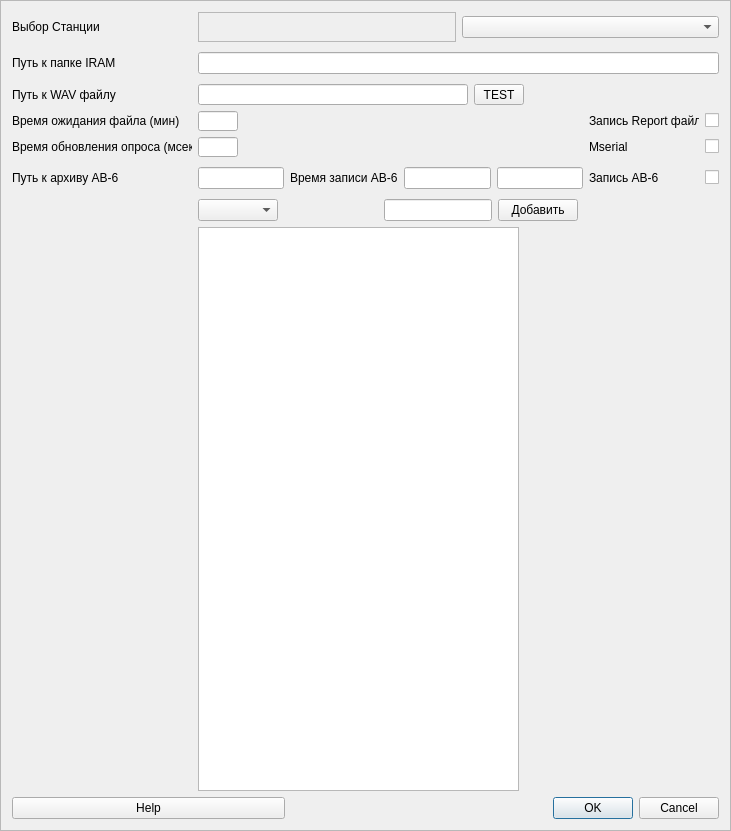
<?xml version="1.0" encoding="UTF-8"?>
<ui version="4.0">
 <class>Settings</class>
 <widget class="QFrame" name="Settings">
  <property name="geometry">
   <rect>
    <x>0</x>
    <y>0</y>
    <width>731</width>
    <height>831</height>
   </rect>
  </property>
  <property name="maximumSize">
   <size>
    <width>731</width>
    <height>831</height>
   </size>
  </property>
  <property name="windowTitle">
   <string>Настройки</string>
  </property>
  <property name="windowIcon">
   <iconset>
    <normaloff>../../.designer/backup/icons/icons8-settings-24.png</normaloff>../../.designer/backup/icons/icons8-settings-24.png</iconset>
  </property>
  <property name="frameShape">
   <enum>QFrame::StyledPanel</enum>
  </property>
  <layout class="QGridLayout" name="gridLayout_2">
   <item row="0" column="0" colspan="2">
    <layout class="QGridLayout" name="gridLayout">
     <item row="3" column="0">
      <widget class="QLabel" name="label_3">
       <property name="minimumSize">
        <size>
         <width>180</width>
         <height>0</height>
        </size>
       </property>
       <property name="text">
        <string>Время ожидания файла (мин)</string>
       </property>
       <property name="alignment">
        <set>Qt::AlignLeading|Qt::AlignLeft|Qt::AlignVCenter</set>
       </property>
      </widget>
     </item>
     <item row="7" column="1">
      <layout class="QHBoxLayout" name="horizontalLayout">
       <item>
        <layout class="QHBoxLayout" name="horizontalLayout_3">
         <item>
          <widget class="QTextBrowser" name="sens_viewBr">
           <property name="font">
            <font>
             <pointsize>15</pointsize>
             <weight>75</weight>
             <bold>true</bold>
            </font>
           </property>
          </widget>
         </item>
         <item>
          <spacer name="horizontalSpacer_16">
           <property name="orientation">
            <enum>Qt::Horizontal</enum>
           </property>
           <property name="sizeType">
            <enum>QSizePolicy::Minimum</enum>
           </property>
           <property name="sizeHint" stdset="0">
            <size>
             <width>200</width>
             <height>20</height>
            </size>
           </property>
          </spacer>
         </item>
        </layout>
       </item>
      </layout>
     </item>
     <item row="0" column="0">
      <widget class="QLabel" name="label_0">
       <property name="sizePolicy">
        <sizepolicy hsizetype="MinimumExpanding" vsizetype="MinimumExpanding">
         <horstretch>0</horstretch>
         <verstretch>0</verstretch>
        </sizepolicy>
       </property>
       <property name="minimumSize">
        <size>
         <width>180</width>
         <height>0</height>
        </size>
       </property>
       <property name="maximumSize">
        <size>
         <width>500</width>
         <height>30</height>
        </size>
       </property>
       <property name="text">
        <string>Выбор Станции</string>
       </property>
      </widget>
     </item>
     <item row="5" column="1">
      <layout class="QHBoxLayout" name="horizontalLayout_5">
       <item alignment="Qt::AlignLeft">
        <widget class="QLineEdit" name="av6_pathLn">
         <property name="sizePolicy">
          <sizepolicy hsizetype="Expanding" vsizetype="Fixed">
           <horstretch>0</horstretch>
           <verstretch>0</verstretch>
          </sizepolicy>
         </property>
         <property name="minimumSize">
          <size>
           <width>0</width>
           <height>20</height>
          </size>
         </property>
         <property name="focusPolicy">
          <enum>Qt::StrongFocus</enum>
         </property>
        </widget>
       </item>
       <item alignment="Qt::AlignLeft">
        <widget class="QLabel" name="label">
         <property name="sizePolicy">
          <sizepolicy hsizetype="Preferred" vsizetype="Fixed">
           <horstretch>0</horstretch>
           <verstretch>0</verstretch>
          </sizepolicy>
         </property>
         <property name="minimumSize">
          <size>
           <width>0</width>
           <height>20</height>
          </size>
         </property>
         <property name="text">
          <string>Время записи АВ-6</string>
         </property>
        </widget>
       </item>
       <item alignment="Qt::AlignLeft">
        <widget class="QLineEdit" name="av6_time1Ln">
         <property name="sizePolicy">
          <sizepolicy hsizetype="Expanding" vsizetype="Fixed">
           <horstretch>0</horstretch>
           <verstretch>0</verstretch>
          </sizepolicy>
         </property>
         <property name="minimumSize">
          <size>
           <width>0</width>
           <height>20</height>
          </size>
         </property>
        </widget>
       </item>
       <item alignment="Qt::AlignLeft">
        <widget class="QLineEdit" name="av6_time2Ln">
         <property name="sizePolicy">
          <sizepolicy hsizetype="Expanding" vsizetype="Fixed">
           <horstretch>0</horstretch>
           <verstretch>0</verstretch>
          </sizepolicy>
         </property>
         <property name="minimumSize">
          <size>
           <width>0</width>
           <height>20</height>
          </size>
         </property>
        </widget>
       </item>
       <item>
        <spacer name="horizontalSpacer_23">
         <property name="sizePolicy">
          <sizepolicy hsizetype="Expanding" vsizetype="Minimum">
           <horstretch>0</horstretch>
           <verstretch>0</verstretch>
          </sizepolicy>
         </property>
         <property name="minimumSize">
          <size>
           <width>0</width>
           <height>20</height>
          </size>
         </property>
         <property name="orientation">
          <enum>Qt::Horizontal</enum>
         </property>
         <property name="sizeType">
          <enum>QSizePolicy::Expanding</enum>
         </property>
         <property name="sizeHint" stdset="0">
          <size>
           <width>250</width>
           <height>20</height>
          </size>
         </property>
        </spacer>
       </item>
       <item alignment="Qt::AlignHCenter">
        <widget class="QLabel" name="label_8">
         <property name="sizePolicy">
          <sizepolicy hsizetype="Preferred" vsizetype="Fixed">
           <horstretch>0</horstretch>
           <verstretch>0</verstretch>
          </sizepolicy>
         </property>
         <property name="minimumSize">
          <size>
           <width>110</width>
           <height>20</height>
          </size>
         </property>
         <property name="text">
          <string>Запись АВ-6</string>
         </property>
         <property name="alignment">
          <set>Qt::AlignLeading|Qt::AlignLeft|Qt::AlignVCenter</set>
         </property>
        </widget>
       </item>
       <item alignment="Qt::AlignRight">
        <widget class="QCheckBox" name="av6_writeCh">
         <property name="minimumSize">
          <size>
           <width>0</width>
           <height>15</height>
          </size>
         </property>
         <property name="text">
          <string/>
         </property>
        </widget>
       </item>
       <item>
        <spacer name="horizontalSpacer_8">
         <property name="orientation">
          <enum>Qt::Horizontal</enum>
         </property>
         <property name="sizeType">
          <enum>QSizePolicy::Preferred</enum>
         </property>
         <property name="sizeHint" stdset="0">
          <size>
           <width>20</width>
           <height>20</height>
          </size>
         </property>
        </spacer>
       </item>
      </layout>
     </item>
     <item row="4" column="0" alignment="Qt::AlignLeft">
      <widget class="QLabel" name="label_4">
       <property name="minimumSize">
        <size>
         <width>180</width>
         <height>0</height>
        </size>
       </property>
       <property name="text">
        <string>Время обновления опроса (мсек)</string>
       </property>
       <property name="alignment">
        <set>Qt::AlignLeading|Qt::AlignLeft|Qt::AlignVCenter</set>
       </property>
      </widget>
     </item>
     <item row="1" column="0" alignment="Qt::AlignLeft">
      <widget class="QLabel" name="label_1">
       <property name="sizePolicy">
        <sizepolicy hsizetype="MinimumExpanding" vsizetype="MinimumExpanding">
         <horstretch>0</horstretch>
         <verstretch>0</verstretch>
        </sizepolicy>
       </property>
       <property name="minimumSize">
        <size>
         <width>180</width>
         <height>0</height>
        </size>
       </property>
       <property name="maximumSize">
        <size>
         <width>500</width>
         <height>30</height>
        </size>
       </property>
       <property name="text">
        <string>Путь к папке IRAM</string>
       </property>
       <property name="alignment">
        <set>Qt::AlignLeading|Qt::AlignLeft|Qt::AlignVCenter</set>
       </property>
      </widget>
     </item>
     <item row="4" column="1">
      <layout class="QHBoxLayout" name="horizontalLayout_8">
       <item alignment="Qt::AlignLeft">
        <widget class="QLineEdit" name="refresh_timeLn">
         <property name="sizePolicy">
          <sizepolicy hsizetype="Expanding" vsizetype="Fixed">
           <horstretch>0</horstretch>
           <verstretch>0</verstretch>
          </sizepolicy>
         </property>
         <property name="minimumSize">
          <size>
           <width>40</width>
           <height>15</height>
          </size>
         </property>
         <property name="focusPolicy">
          <enum>Qt::StrongFocus</enum>
         </property>
        </widget>
       </item>
       <item>
        <spacer name="horizontalSpacer_9">
         <property name="orientation">
          <enum>Qt::Horizontal</enum>
         </property>
         <property name="sizeHint" stdset="0">
          <size>
           <width>100</width>
           <height>20</height>
          </size>
         </property>
        </spacer>
       </item>
       <item>
        <spacer name="horizontalSpacer_4">
         <property name="orientation">
          <enum>Qt::Horizontal</enum>
         </property>
         <property name="sizeHint" stdset="0">
          <size>
           <width>250</width>
           <height>20</height>
          </size>
         </property>
        </spacer>
       </item>
       <item>
        <spacer name="horizontalSpacer_18">
         <property name="orientation">
          <enum>Qt::Horizontal</enum>
         </property>
         <property name="sizeHint" stdset="0">
          <size>
           <width>250</width>
           <height>20</height>
          </size>
         </property>
        </spacer>
       </item>
       <item>
        <spacer name="horizontalSpacer_21">
         <property name="orientation">
          <enum>Qt::Horizontal</enum>
         </property>
         <property name="sizeHint" stdset="0">
          <size>
           <width>250</width>
           <height>20</height>
          </size>
         </property>
        </spacer>
       </item>
       <item alignment="Qt::AlignHCenter">
        <widget class="QLabel" name="label_6">
         <property name="minimumSize">
          <size>
           <width>110</width>
           <height>0</height>
          </size>
         </property>
         <property name="text">
          <string>Mserial</string>
         </property>
         <property name="alignment">
          <set>Qt::AlignLeading|Qt::AlignLeft|Qt::AlignVCenter</set>
         </property>
        </widget>
       </item>
       <item alignment="Qt::AlignRight">
        <widget class="QCheckBox" name="mserialCh">
         <property name="enabled">
          <bool>true</bool>
         </property>
         <property name="minimumSize">
          <size>
           <width>0</width>
           <height>15</height>
          </size>
         </property>
         <property name="text">
          <string/>
         </property>
         <property name="checkable">
          <bool>true</bool>
         </property>
         <property name="checked">
          <bool>false</bool>
         </property>
         <property name="tristate">
          <bool>false</bool>
         </property>
        </widget>
       </item>
       <item>
        <spacer name="horizontalSpacer_7">
         <property name="orientation">
          <enum>Qt::Horizontal</enum>
         </property>
         <property name="sizeType">
          <enum>QSizePolicy::Preferred</enum>
         </property>
         <property name="sizeHint" stdset="0">
          <size>
           <width>20</width>
           <height>20</height>
          </size>
         </property>
        </spacer>
       </item>
      </layout>
     </item>
     <item row="3" column="1">
      <layout class="QHBoxLayout" name="horizontalLayout_7">
       <item alignment="Qt::AlignLeft">
        <widget class="QLineEdit" name="f_waitLn">
         <property name="sizePolicy">
          <sizepolicy hsizetype="Expanding" vsizetype="Fixed">
           <horstretch>0</horstretch>
           <verstretch>0</verstretch>
          </sizepolicy>
         </property>
         <property name="minimumSize">
          <size>
           <width>40</width>
           <height>15</height>
          </size>
         </property>
         <property name="focusPolicy">
          <enum>Qt::StrongFocus</enum>
         </property>
        </widget>
       </item>
       <item>
        <spacer name="horizontalSpacer_10">
         <property name="orientation">
          <enum>Qt::Horizontal</enum>
         </property>
         <property name="sizeHint" stdset="0">
          <size>
           <width>100</width>
           <height>20</height>
          </size>
         </property>
        </spacer>
       </item>
       <item>
        <spacer name="horizontalSpacer_3">
         <property name="orientation">
          <enum>Qt::Horizontal</enum>
         </property>
         <property name="sizeHint" stdset="0">
          <size>
           <width>250</width>
           <height>20</height>
          </size>
         </property>
        </spacer>
       </item>
       <item>
        <spacer name="horizontalSpacer_19">
         <property name="orientation">
          <enum>Qt::Horizontal</enum>
         </property>
         <property name="sizeHint" stdset="0">
          <size>
           <width>250</width>
           <height>20</height>
          </size>
         </property>
        </spacer>
       </item>
       <item>
        <spacer name="horizontalSpacer_22">
         <property name="orientation">
          <enum>Qt::Horizontal</enum>
         </property>
         <property name="sizeHint" stdset="0">
          <size>
           <width>250</width>
           <height>20</height>
          </size>
         </property>
        </spacer>
       </item>
       <item alignment="Qt::AlignHCenter">
        <widget class="QLabel" name="label_5">
         <property name="minimumSize">
          <size>
           <width>110</width>
           <height>0</height>
          </size>
         </property>
         <property name="text">
          <string>Запись Report файла</string>
         </property>
         <property name="alignment">
          <set>Qt::AlignLeading|Qt::AlignLeft|Qt::AlignVCenter</set>
         </property>
        </widget>
       </item>
       <item alignment="Qt::AlignRight">
        <widget class="QCheckBox" name="rep_writeCh">
         <property name="minimumSize">
          <size>
           <width>0</width>
           <height>15</height>
          </size>
         </property>
         <property name="text">
          <string/>
         </property>
        </widget>
       </item>
       <item>
        <spacer name="horizontalSpacer_5">
         <property name="orientation">
          <enum>Qt::Horizontal</enum>
         </property>
         <property name="sizeType">
          <enum>QSizePolicy::Preferred</enum>
         </property>
         <property name="sizeHint" stdset="0">
          <size>
           <width>20</width>
           <height>20</height>
          </size>
         </property>
        </spacer>
       </item>
      </layout>
     </item>
     <item row="0" column="1">
      <layout class="QHBoxLayout" name="horizontalLayout_4">
       <item>
        <widget class="QLabel" name="stationLb">
         <property name="font">
          <font>
           <pointsize>15</pointsize>
           <weight>75</weight>
           <bold>true</bold>
          </font>
         </property>
         <property name="frameShape">
          <enum>QFrame::StyledPanel</enum>
         </property>
         <property name="text">
          <string/>
         </property>
         <property name="alignment">
          <set>Qt::AlignCenter</set>
         </property>
        </widget>
       </item>
       <item>
        <widget class="QComboBox" name="stationBx">
         <property name="sizePolicy">
          <sizepolicy hsizetype="Preferred" vsizetype="Fixed">
           <horstretch>0</horstretch>
           <verstretch>0</verstretch>
          </sizepolicy>
         </property>
        </widget>
       </item>
      </layout>
     </item>
     <item row="2" column="0">
      <widget class="QLabel" name="label_2">
       <property name="minimumSize">
        <size>
         <width>180</width>
         <height>0</height>
        </size>
       </property>
       <property name="text">
        <string>Путь к WAV файлу</string>
       </property>
       <property name="alignment">
        <set>Qt::AlignLeading|Qt::AlignLeft|Qt::AlignVCenter</set>
       </property>
      </widget>
     </item>
     <item row="1" column="1">
      <widget class="QLineEdit" name="sens_pathLn">
       <property name="minimumSize">
        <size>
         <width>0</width>
         <height>15</height>
        </size>
       </property>
       <property name="focusPolicy">
        <enum>Qt::StrongFocus</enum>
       </property>
      </widget>
     </item>
     <item row="6" column="1">
      <layout class="QHBoxLayout" name="horizontalLayout_2">
       <item>
        <widget class="QComboBox" name="sens_addBx">
         <property name="sizePolicy">
          <sizepolicy hsizetype="Preferred" vsizetype="Fixed">
           <horstretch>0</horstretch>
           <verstretch>0</verstretch>
          </sizepolicy>
         </property>
         <property name="minimumSize">
          <size>
           <width>80</width>
           <height>0</height>
          </size>
         </property>
        </widget>
       </item>
       <item>
        <spacer name="horizontalSpacer_6">
         <property name="orientation">
          <enum>Qt::Horizontal</enum>
         </property>
         <property name="sizeType">
          <enum>QSizePolicy::Expanding</enum>
         </property>
         <property name="sizeHint" stdset="0">
          <size>
           <width>100</width>
           <height>20</height>
          </size>
         </property>
        </spacer>
       </item>
       <item>
        <widget class="QLineEdit" name="sens_addLn">
         <property name="sizePolicy">
          <sizepolicy hsizetype="Preferred" vsizetype="Fixed">
           <horstretch>0</horstretch>
           <verstretch>0</verstretch>
          </sizepolicy>
         </property>
         <property name="minimumSize">
          <size>
           <width>80</width>
           <height>15</height>
          </size>
         </property>
        </widget>
       </item>
       <item>
        <widget class="QPushButton" name="sens_addBt">
         <property name="text">
          <string>Добавить</string>
         </property>
        </widget>
       </item>
       <item>
        <spacer name="horizontalSpacer_14">
         <property name="orientation">
          <enum>Qt::Horizontal</enum>
         </property>
         <property name="sizeHint" stdset="0">
          <size>
           <width>120</width>
           <height>20</height>
          </size>
         </property>
        </spacer>
       </item>
       <item>
        <spacer name="horizontalSpacer_15">
         <property name="orientation">
          <enum>Qt::Horizontal</enum>
         </property>
         <property name="sizeHint" stdset="0">
          <size>
           <width>0</width>
           <height>0</height>
          </size>
         </property>
        </spacer>
       </item>
      </layout>
     </item>
     <item row="5" column="0">
      <widget class="QLabel" name="label_7">
       <property name="sizePolicy">
        <sizepolicy hsizetype="MinimumExpanding" vsizetype="MinimumExpanding">
         <horstretch>0</horstretch>
         <verstretch>0</verstretch>
        </sizepolicy>
       </property>
       <property name="minimumSize">
        <size>
         <width>180</width>
         <height>0</height>
        </size>
       </property>
       <property name="maximumSize">
        <size>
         <width>500</width>
         <height>30</height>
        </size>
       </property>
       <property name="text">
        <string>Путь к архиву АВ-6</string>
       </property>
       <property name="alignment">
        <set>Qt::AlignLeading|Qt::AlignLeft|Qt::AlignVCenter</set>
       </property>
      </widget>
     </item>
     <item row="2" column="1">
      <layout class="QHBoxLayout" name="horizontalLayout_9">
       <item>
        <widget class="QLineEdit" name="sound_pathLn">
         <property name="sizePolicy">
          <sizepolicy hsizetype="Expanding" vsizetype="Fixed">
           <horstretch>0</horstretch>
           <verstretch>0</verstretch>
          </sizepolicy>
         </property>
         <property name="minimumSize">
          <size>
           <width>270</width>
           <height>15</height>
          </size>
         </property>
         <property name="focusPolicy">
          <enum>Qt::StrongFocus</enum>
         </property>
        </widget>
       </item>
       <item>
        <widget class="QToolButton" name="sound_testBt">
         <property name="minimumSize">
          <size>
           <width>50</width>
           <height>20</height>
          </size>
         </property>
         <property name="text">
          <string>TEST</string>
         </property>
        </widget>
       </item>
       <item>
        <spacer name="horizontalSpacer_24">
         <property name="orientation">
          <enum>Qt::Horizontal</enum>
         </property>
         <property name="sizeHint" stdset="0">
          <size>
           <width>250</width>
           <height>20</height>
          </size>
         </property>
        </spacer>
       </item>
       <item>
        <spacer name="horizontalSpacer_26">
         <property name="orientation">
          <enum>Qt::Horizontal</enum>
         </property>
         <property name="sizeHint" stdset="0">
          <size>
           <width>250</width>
           <height>20</height>
          </size>
         </property>
        </spacer>
       </item>
       <item>
        <spacer name="horizontalSpacer_25">
         <property name="orientation">
          <enum>Qt::Horizontal</enum>
         </property>
         <property name="sizeHint" stdset="0">
          <size>
           <width>1</width>
           <height>20</height>
          </size>
         </property>
        </spacer>
       </item>
      </layout>
     </item>
     <item row="6" column="0">
      <spacer name="horizontalSpacer_2">
       <property name="orientation">
        <enum>Qt::Horizontal</enum>
       </property>
       <property name="sizeType">
        <enum>QSizePolicy::Expanding</enum>
       </property>
       <property name="sizeHint" stdset="0">
        <size>
         <width>60</width>
         <height>20</height>
        </size>
       </property>
      </spacer>
     </item>
    </layout>
   </item>
   <item row="1" column="0">
    <widget class="QPushButton" name="buttHelp">
     <property name="text">
      <string>Help</string>
     </property>
    </widget>
   </item>
   <item row="1" column="1">
    <widget class="QDialogButtonBox" name="buttOK">
     <property name="maximumSize">
      <size>
       <width>630</width>
       <height>23</height>
      </size>
     </property>
     <property name="focusPolicy">
      <enum>Qt::TabFocus</enum>
     </property>
     <property name="standardButtons">
      <set>QDialogButtonBox::Cancel|QDialogButtonBox::Ok</set>
     </property>
     <property name="centerButtons">
      <bool>false</bool>
     </property>
    </widget>
   </item>
  </layout>
 </widget>
 <tabstops>
  <tabstop>buttOK</tabstop>
  <tabstop>sens_pathLn</tabstop>
  <tabstop>sens_addLn</tabstop>
  <tabstop>sens_addBt</tabstop>
  <tabstop>sens_viewBr</tabstop>
 </tabstops>
 <resources/>
 <connections/>
</ui>
